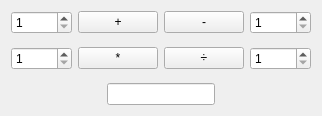
<?xml version="1.0" encoding="UTF-8"?>
<ui version="4.0">
 <class>MainWindow</class>
 <widget class="QMainWindow" name="MainWindow">
  <property name="geometry">
   <rect>
    <x>0</x>
    <y>0</y>
    <width>318</width>
    <height>116</height>
   </rect>
  </property>
  <property name="windowTitle">
   <string>MainWindow</string>
  </property>
  <widget class="QWidget" name="centralWidget">
   <layout class="QGridLayout" name="gridLayout_5">
    <item row="0" column="0">
     <layout class="QGridLayout" name="gridLayout_4">
      <item row="5" column="0">
       <spacer name="verticalSpacer_2">
        <property name="orientation">
         <enum>Qt::Vertical</enum>
        </property>
        <property name="sizeHint" stdset="0">
         <size>
          <width>20</width>
          <height>40</height>
         </size>
        </property>
       </spacer>
      </item>
      <item row="3" column="0" rowspan="2" colspan="2">
       <layout class="QGridLayout" name="gridLayout_3">
        <item row="0" column="0">
         <widget class="QSpinBox" name="denom1">
          <property name="minimum">
           <number>1</number>
          </property>
          <property name="maximum">
           <number>10000</number>
          </property>
         </widget>
        </item>
        <item row="0" column="1">
         <spacer name="horizontalSpacer_6">
          <property name="orientation">
           <enum>Qt::Horizontal</enum>
          </property>
          <property name="sizeHint" stdset="0">
           <size>
            <width>40</width>
            <height>20</height>
           </size>
          </property>
         </spacer>
        </item>
        <item row="0" column="2">
         <widget class="QPushButton" name="pushButton_2">
          <property name="text">
           <string>*</string>
          </property>
         </widget>
        </item>
        <item row="0" column="3">
         <spacer name="horizontalSpacer_7">
          <property name="orientation">
           <enum>Qt::Horizontal</enum>
          </property>
          <property name="sizeHint" stdset="0">
           <size>
            <width>40</width>
            <height>20</height>
           </size>
          </property>
         </spacer>
        </item>
        <item row="0" column="4">
         <widget class="QPushButton" name="pushButton_4">
          <property name="text">
           <string>÷</string>
          </property>
         </widget>
        </item>
        <item row="0" column="5">
         <spacer name="horizontalSpacer_8">
          <property name="orientation">
           <enum>Qt::Horizontal</enum>
          </property>
          <property name="sizeHint" stdset="0">
           <size>
            <width>40</width>
            <height>20</height>
           </size>
          </property>
         </spacer>
        </item>
        <item row="0" column="6">
         <widget class="QSpinBox" name="denom2">
          <property name="minimum">
           <number>1</number>
          </property>
          <property name="maximum">
           <number>10000</number>
          </property>
         </widget>
        </item>
       </layout>
      </item>
      <item row="0" column="0" rowspan="2" colspan="2">
       <layout class="QGridLayout" name="gridLayout_2">
        <item row="0" column="0">
         <widget class="QSpinBox" name="Numer1">
          <property name="minimum">
           <number>1</number>
          </property>
          <property name="maximum">
           <number>10000</number>
          </property>
         </widget>
        </item>
        <item row="0" column="1">
         <spacer name="horizontalSpacer_3">
          <property name="orientation">
           <enum>Qt::Horizontal</enum>
          </property>
          <property name="sizeHint" stdset="0">
           <size>
            <width>40</width>
            <height>20</height>
           </size>
          </property>
         </spacer>
        </item>
        <item row="0" column="2">
         <widget class="QPushButton" name="pushButton">
          <property name="text">
           <string>+</string>
          </property>
         </widget>
        </item>
        <item row="0" column="3">
         <spacer name="horizontalSpacer_4">
          <property name="orientation">
           <enum>Qt::Horizontal</enum>
          </property>
          <property name="sizeHint" stdset="0">
           <size>
            <width>40</width>
            <height>20</height>
           </size>
          </property>
         </spacer>
        </item>
        <item row="0" column="4">
         <widget class="QPushButton" name="pushButton_3">
          <property name="text">
           <string>-</string>
          </property>
         </widget>
        </item>
        <item row="0" column="5">
         <spacer name="horizontalSpacer_5">
          <property name="orientation">
           <enum>Qt::Horizontal</enum>
          </property>
          <property name="sizeHint" stdset="0">
           <size>
            <width>40</width>
            <height>20</height>
           </size>
          </property>
         </spacer>
        </item>
        <item row="0" column="6">
         <widget class="QSpinBox" name="Numer2">
          <property name="minimum">
           <number>1</number>
          </property>
          <property name="maximum">
           <number>10000</number>
          </property>
         </widget>
        </item>
       </layout>
      </item>
      <item row="6" column="0" colspan="2">
       <layout class="QGridLayout" name="gridLayout">
        <item row="0" column="0">
         <spacer name="horizontalSpacer">
          <property name="orientation">
           <enum>Qt::Horizontal</enum>
          </property>
          <property name="sizeHint" stdset="0">
           <size>
            <width>40</width>
            <height>20</height>
           </size>
          </property>
         </spacer>
        </item>
        <item row="0" column="1">
         <widget class="QLineEdit" name="fracout"/>
        </item>
        <item row="0" column="2">
         <spacer name="horizontalSpacer_2">
          <property name="orientation">
           <enum>Qt::Horizontal</enum>
          </property>
          <property name="sizeHint" stdset="0">
           <size>
            <width>40</width>
            <height>20</height>
           </size>
          </property>
         </spacer>
        </item>
       </layout>
      </item>
      <item row="2" column="0">
       <spacer name="verticalSpacer">
        <property name="orientation">
         <enum>Qt::Vertical</enum>
        </property>
        <property name="sizeHint" stdset="0">
         <size>
          <width>20</width>
          <height>40</height>
         </size>
        </property>
       </spacer>
      </item>
     </layout>
    </item>
   </layout>
  </widget>
 </widget>
 <layoutdefault spacing="6" margin="11"/>
 <resources/>
 <connections>
  <connection>
   <sender>pushButton</sender>
   <signal>clicked()</signal>
   <receiver>MainWindow</receiver>
   <slot>on_add_clicked()</slot>
   <hints>
    <hint type="sourcelabel">
     <x>90</x>
     <y>23</y>
    </hint>
    <hint type="destinationlabel">
     <x>73</x>
     <y>13</y>
    </hint>
   </hints>
  </connection>
  <connection>
   <sender>pushButton_3</sender>
   <signal>clicked()</signal>
   <receiver>MainWindow</receiver>
   <slot>on_subtract_clicked()</slot>
   <hints>
    <hint type="sourcelabel">
     <x>208</x>
     <y>20</y>
    </hint>
    <hint type="destinationlabel">
     <x>302</x>
     <y>40</y>
    </hint>
   </hints>
  </connection>
  <connection>
   <sender>pushButton_2</sender>
   <signal>clicked()</signal>
   <receiver>MainWindow</receiver>
   <slot>on_multiply_clicked()</slot>
   <hints>
    <hint type="sourcelabel">
     <x>110</x>
     <y>84</y>
    </hint>
    <hint type="destinationlabel">
     <x>33</x>
     <y>117</y>
    </hint>
   </hints>
  </connection>
  <connection>
   <sender>pushButton_4</sender>
   <signal>clicked()</signal>
   <receiver>MainWindow</receiver>
   <slot>on_divide_clicked()</slot>
   <hints>
    <hint type="sourcelabel">
     <x>217</x>
     <y>94</y>
    </hint>
    <hint type="destinationlabel">
     <x>280</x>
     <y>131</y>
    </hint>
   </hints>
  </connection>
 </connections>
 <slots>
  <slot>on_add_clicked()</slot>
  <slot>on_subtract_clicked()</slot>
  <slot>on_multiply_clicked()</slot>
  <slot>on_divide_clicked()</slot>
 </slots>
</ui>
